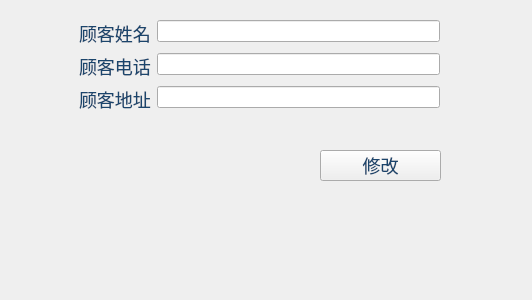
<?xml version="1.0" encoding="UTF-8"?>
<ui version="4.0">
 <class>Form</class>
 <widget class="QWidget" name="Form">
  <property name="geometry">
   <rect>
    <x>0</x>
    <y>0</y>
    <width>532</width>
    <height>300</height>
   </rect>
  </property>
  <property name="windowTitle">
   <string>Form</string>
  </property>
  <property name="styleSheet">
   <string notr="true">QLabel{
	font-size:18px;
	color:#1b456c;
}
QPushButton{
	font-size:18px;
	color:#1b456c;
}</string>
  </property>
  <widget class="QWidget" name="formLayoutWidget">
   <property name="geometry">
    <rect>
     <x>79</x>
     <y>20</y>
     <width>361</width>
     <height>101</height>
    </rect>
   </property>
   <layout class="QFormLayout" name="formLayout">
    <item row="0" column="0">
     <widget class="QLabel" name="label">
      <property name="text">
       <string>顾客姓名</string>
      </property>
     </widget>
    </item>
    <item row="0" column="1">
     <widget class="QLineEdit" name="lineEdit"/>
    </item>
    <item row="1" column="0">
     <widget class="QLabel" name="label_2">
      <property name="text">
       <string>顾客电话</string>
      </property>
     </widget>
    </item>
    <item row="1" column="1">
     <widget class="QLineEdit" name="lineEdit_2"/>
    </item>
    <item row="2" column="0">
     <widget class="QLabel" name="label_3">
      <property name="text">
       <string>顾客地址</string>
      </property>
     </widget>
    </item>
    <item row="2" column="1">
     <widget class="QLineEdit" name="lineEdit_3"/>
    </item>
   </layout>
  </widget>
  <widget class="QPushButton" name="pushButton">
   <property name="geometry">
    <rect>
     <x>320</x>
     <y>150</y>
     <width>121</width>
     <height>31</height>
    </rect>
   </property>
   <property name="text">
    <string>修改</string>
   </property>
  </widget>
 </widget>
 <resources/>
 <connections/>
</ui>
